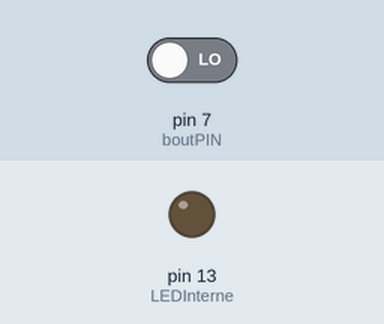
This sketch was run on a simulated Arduino Uno, built with avr-gcc and run on an emulated ATmega328P. Shown: output pins drawn as LEDs (lit = HIGH). The inputs (shaded band) are chosen by the test bench; at power-on: pin 7 (boutPIN) LOW.

Above: at 0.12 s.
At 8.87 s:
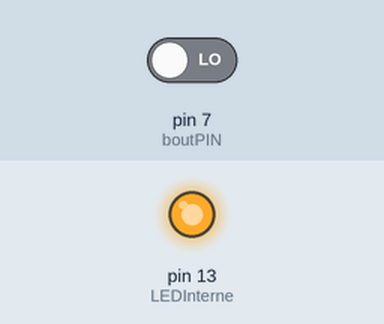
Timing chart, 0 to 9.2 s (numbered marks = the images above):
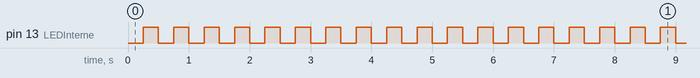

Measured:
- by itself, pin 13 (LEDInterne): moves between LOW and HIGH, repeating every 7.0 s
- by itself, everything shown: repeats every 7.0 s, in 28 steps

The sketch:

clignoter_millis_bouton_gr_113_BONNE_VERSION.ino
```cpp
/*
   on s'amuse avec le temps
*/
const int LEDInterne = 13;
const int LEDPIN = 3;
const int boutPIN = 7;

//Déclaration des variables
int boutonEnfonce = 0;
int etatLED = 0;

unsigned long compteur = 0;//unsigned long parce que c'est des milli secondes
int etatLEDInterne = 0;//abstarction: vaut 0 si éteint et 1 si allumée
unsigned long millisAvant = 0;
unsigned long boutonMillisAvant = 0;
unsigned long monDelais = 500;//attente entre les actions du bouton

void setup() {
  pinMode(LEDInterne, OUTPUT);

  Serial.begin(9600);//initialiser le port série pour utiliser la console

}

void loop() //20,000 itérations par seconde
{
  //Cette partie du programme fait clignoter la LED interne
  //Nouvellel instruction: millis()
  compteur = millis();

  if (compteur % 250 == 0 && compteur > millisAvant)
  {
    millisAvant = compteur;
    if (etatLEDInterne == 0)
    {
      digitalWrite(LEDInterne, HIGH);
      etatLEDInterne = 1;
    } else
    {
      digitalWrite(LEDInterne, LOW);
      etatLEDInterne = 0;
    }
  }

  //Cette partie du programme gère le bouton
  boutonEnfonce = digitalRead(boutPIN);
  if (boutonEnfonce == 1 && millis() - boutonMillisAvant > monDelais)
  {
    boutonMillisAvant = compteur;
    if (etatLED == 0)//la LED est déjà éteinte
    {
      digitalWrite(LEDPIN, HIGH);//Action
      etatLED = 1;//Abstraction//doit être juste après digitalWrite()
    } else
    {
      digitalWrite(LEDPIN, LOW);
      etatLED = 0;
    }
   // delay(500);
  }
}
```
